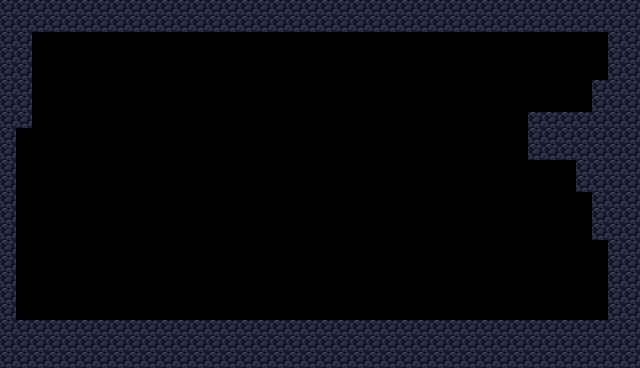

This game map was drawn from its Tiled (.tmx) file and the tilesets committed beside it. A one-line description and the full map source follow:
An orthogonal 40x23 tile map with 16x16 px tiles, 1 tile layer (Tile Layer 1).

<map version="1.10" tiledversion="1.11.2" orientation="orthogonal" renderorder="right-down" width="40" height="23" tilewidth="16" tileheight="16" infinite="0" nextlayerid="2" nextobjectid="1">
 <tileset firstgid="1" source="Tiles.tsx" />
 <layer id="1" name="Tile Layer 1" width="40" height="23">
  <data encoding="csv">
42,42,42,42,42,42,42,42,42,42,42,42,42,42,42,42,42,42,42,42,42,42,42,42,42,42,42,42,42,42,42,42,42,42,42,42,42,42,42,42,
42,42,42,42,42,42,42,42,42,42,42,42,42,42,42,42,42,42,42,42,42,42,42,42,42,42,42,42,42,42,42,42,42,42,42,42,42,42,42,42,
42,42,0,0,0,0,0,0,0,0,0,0,0,0,0,0,0,0,0,0,0,0,0,0,0,0,0,0,0,0,0,0,0,0,0,0,0,0,42,42,
42,42,0,0,0,0,0,0,0,0,0,0,0,0,0,0,0,0,0,0,0,0,0,0,0,0,0,0,0,0,0,0,0,0,0,0,0,0,42,42,
42,42,0,0,0,0,0,0,0,0,0,0,0,0,0,0,0,0,0,0,0,0,0,0,0,0,0,0,0,0,0,0,0,0,0,0,0,0,42,42,
42,42,0,0,0,0,0,0,0,0,0,0,0,0,0,0,0,0,0,0,0,0,0,0,0,0,0,0,0,0,0,0,0,0,0,0,0,42,42,42,
42,42,0,0,0,0,0,0,0,0,0,0,0,0,0,0,0,0,0,0,0,0,0,0,0,0,0,0,0,0,0,0,0,0,0,0,0,42,42,42,
42,42,0,0,0,0,0,0,0,0,0,0,0,0,0,0,0,0,0,0,0,0,0,0,0,0,0,0,0,0,0,0,0,42,42,42,42,42,42,42,
42,0,0,0,0,0,0,0,0,0,0,0,0,0,0,0,0,0,0,0,0,0,0,0,0,0,0,0,0,0,0,0,0,42,42,42,42,42,42,42,
42,0,0,0,0,0,0,0,0,0,0,0,0,0,0,0,0,0,0,0,0,0,0,0,0,0,0,0,0,0,0,0,0,42,42,42,42,42,42,42,
42,0,0,0,0,0,0,0,0,0,0,0,0,0,0,0,0,0,0,0,0,0,0,0,0,0,0,0,0,0,0,0,0,0,0,0,42,42,42,42,
42,0,0,0,0,0,0,0,0,0,0,0,0,0,0,0,0,0,0,0,0,0,0,0,0,0,0,0,0,0,0,0,0,0,0,0,42,42,42,42,
42,0,0,0,0,0,0,0,0,0,0,0,0,0,0,0,0,0,0,0,0,0,0,0,0,0,0,0,0,0,0,0,0,0,0,0,0,42,42,42,
42,0,0,0,0,0,0,0,0,0,0,0,0,0,0,0,0,0,0,0,0,0,0,0,0,0,0,0,0,0,0,0,0,0,0,0,0,42,42,42,
42,0,0,0,0,0,0,0,0,0,0,0,0,0,0,0,0,0,0,0,0,0,0,0,0,0,0,0,0,0,0,0,0,0,0,0,0,42,42,42,
42,0,0,0,0,0,0,0,0,0,0,0,0,0,0,0,0,0,0,0,0,0,0,0,0,0,0,0,0,0,0,0,0,0,0,0,0,0,42,42,
42,0,0,0,0,0,0,0,0,0,0,0,0,0,0,0,0,0,0,0,0,0,0,0,0,0,0,0,0,0,0,0,0,0,0,0,0,0,42,42,
42,0,0,0,0,0,0,0,0,0,0,0,0,0,0,0,0,0,0,0,0,0,0,0,0,0,0,0,0,0,0,0,0,0,0,0,0,0,42,42,
42,0,0,0,0,0,0,0,0,0,0,0,0,0,0,0,0,0,0,0,0,0,0,0,0,0,0,0,0,0,0,0,0,0,0,0,0,0,42,42,
42,0,0,0,0,0,0,0,0,0,0,0,0,0,0,0,0,0,0,0,0,0,0,0,0,0,0,0,0,0,0,0,0,0,0,0,0,0,42,42,
42,42,42,42,42,42,42,42,42,42,42,42,42,42,42,42,42,42,42,42,42,42,42,42,42,42,42,42,42,42,42,42,42,42,42,42,42,42,42,42,
42,42,42,42,42,42,42,42,42,42,42,42,42,42,42,42,42,42,42,42,42,42,42,42,42,42,42,42,42,42,42,42,42,42,42,42,42,42,42,42,
42,42,42,42,42,42,42,42,42,42,42,42,42,42,42,42,42,42,42,42,42,42,42,42,42,42,42,42,42,42,42,42,42,42,42,42,42,42,42,42
</data>
 </layer>
</map>
